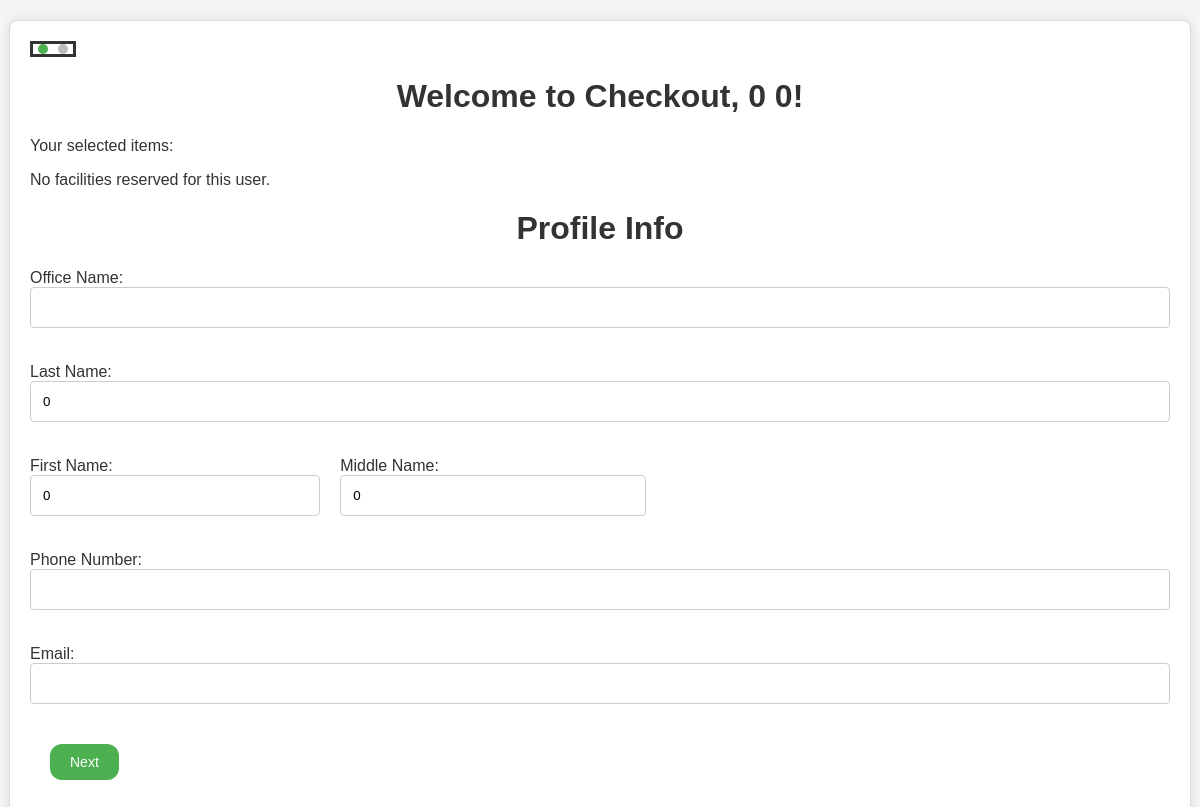
Screenshot of /user_page/checkout.php (signed in) with the database file from the repository.
### tables this page shows
CREATE TABLE `client` (
  `id` int(11) NOT NULL,
  `office_org` varchar(100) NOT NULL,
  `fname` varchar(50) NOT NULL,
  `lname` varchar(11) NOT NULL,
  `mname` varchar(11) NOT NULL,
  `email` varchar(50) NOT NULL,
  `password` varchar(11) NOT NULL,
  `contact_number` varchar(11) NOT NULL,
  `account_stat` varchar(11) NOT NULL
);

### user_page/checkout.php (the view, shortened to what this page needs)
<?php
include('../dbConnect.php');
$user_id = $_SESSION['user_id'];
$sql = "SELECT office_org, lname, fname, mname FROM client WHERE id = $user_id";
$result = $conn->query($sql);
if ($result->num_rows > 0) {
    $row = $result->fetch_assoc();
    $officeName = $row['office_org'];
    $lastName = $row['lname'];
    $firstName = $row['fname'];
    $middleName = $row['mname'];
} else {
    echo "User data not found.";
}
$selectedItems = isset($_GET['items']) ? $_GET['items'] : '';
$selectedItemsArray = explode(',', $selectedItems);
?>
<!DOCTYPE html>
<html lang="en">
<head>
</head>
<body>
    <div class="container">
        <div class="dots">
            <span class="dot dot1 active"></span>
            <span class="dot dot2"></span>
        </div>
        <div class="page page1 active">
            <div>
                <h1>Welcome to Checkout, <?php echo $firstName . ' ' . $lastName; ?>!</h1>
                <p>Your selected items:</p>
                <ul>
                <?php
foreach ($selectedItemsArray as $item) {
    $sql = "SELECT * FROM list_request WHERE id = ?";
    $stmt = $conn->prepare($sql);
    $stmt->bind_param("i", $item);
    $stmt->execute();
    $result = $stmt->get_result();
    if ($result->num_rows > 0) {
        while ($row = $result->fetch_assoc()) {
            $facility_id = $row['facility_id'];
            $equipment_id = $row['equipment_id'];
            $facility_sql = "SELECT facility_name, image_name FROM facility WHERE id = ?";
            $facility_stmt = $conn->prepare($facility_sql);
            $facility_stmt->bind_param("i", $facility_id);
            $facility_stmt->execute();
            $facility_result = $facility_stmt->get_result();
            if ($facility_result->num_rows > 0) {
                $facility_row = $facility_result->fetch_assoc();
                $facility_name = $facility_row['facility_name'];
                $facility_image_name = $facility_row['image_name'];
                $facilityImagePath = '../resources/facility_imgs/' . $facility_image_name . '.png';
                echo '<li>';
                echo '<div class="image-container">';
                echo '<div class="image" style="background-image: url(\'' . $facilityImagePath . '\');"></div>';
                echo '</div>';
                echo '<div class="name">' . $facility_name . '</div>';
                echo '</li>';
            }
            $equipment_sql = "SELECT * FROM equipment WHERE id = ?";
            $equipment_stmt = $conn->prepare($equipment_sql);
            $equipment_stmt->bind_param("i", $equipment_id);
            $equipment_stmt->execute();
            $equipment_result = $equipment_stmt->get_result();
            if ($equipment_result->num_rows > 0) {
                while ($equipment_row = $equipment_result->fetch_assoc()) {
                    $equipment_name = $equipment_row['equipment_name'];
                    $equipment_image_name = $equipment_row['image_name'];
                    $equipmentImagePath = '../resources/equipment_imgs/' . $equipment_image_name . '.png';
                    echo '<li>';
                    echo '<div class="image-container">';
                    echo '<div class="image" style="background-image: url(\'' . $equipmentImagePath . '\');"></div>';
                    echo '</div>';
                    echo '<div class="name">' . $equipment_name . '</div>';
                    echo '<div class="quantity">';
                    echo '<div class="quantity">' . $row['qty'] . '</div>';
                    echo '</div>';
                    echo '</li>';
                }
            }
            $equipment_stmt->close();
            $facility_stmt->close();
        }
    } else {
        echo "No facilities reserved for this user.";
    }
}
?>
                </ul>
            </div>
            <h1>Profile Info</h1>
            <form id="form1" action="show_result.php" method="post">
                <div class="form-group">
                    <label for="officeName">Office Name:</label>
                    <input type="text" id="officeName" name="officeName" readonly value="<?php echo $officeName; ?>">
                </div>
                <div class="form-group">
                        <label for="lastName">Last Name:</label>
                        <input type="text" id="lastName" name="lastName" readonly value="<?php echo $lastName; ?>">
                </div>
                <div class="form-group" id='surenames'>
                    <div class='fname'>
                        <label for="firstName">First Name:</label>
                        <input type="text" id="firstName" name="firstName" readonly value="<?php echo $firstName; ?>">
                    </div>
                    <div>
                        <label for="middleName">Middle Name:</label>
                        <input type="text" id="middleName" name="middleName" readonly value="<?php echo $middleName; ?>">
                    </div>
                </div>
                <div class="form-group">
                    <label for="phoneNumber">Phone Number:</label>
                    <input type="tel" id="phoneNumber" name="phoneNumber" required>
                </div>
                <div class="form-group">
                    <label for="email">Email:</label>
                    <input type="email" id="email" name="email" required>
                </div>
                <button id="nextButton1" class="btn">Next</button>
            </form>
        </div>
    </div>
</body>
</html>

### user_page/checkout.php (style rules this page uses)
body { font-family: 'Arial', sans-serif; margin: 0; padding: 0; background-color: #f4f4f4; color: #333; }
.container { margin: 20px auto; max-width: 95%; background-color: white; box-shadow: 0 0 10px rgba(0, 0, 0, 0.1); padding: 20px; border-radius: 8px; border: 1px solid #ddd; }
.dots { display: flex; margin-bottom: 20px; border: solid; width: 40px; }
.dot { display: inline-block; width: 10px; height: 10px; margin: 0 5px; background-color: #bbb; border-radius: 50%; }
.dot1.active, .dot2.active { background-color: #4CAF50; }
.page { display: none; }
.active { display: block; }
h1 { color: #333; text-align: center; }
ul { list-style: none; padding: 0; }
.form-group { margin-bottom: 20px; }
input { width: 100%; padding: 12px; box-sizing: border-box; margin-bottom: 15px; border: 1px solid #ccc; border-radius: 4px; transition: border-color 0.3s; }
.btn { background-color: #4CAF50; color: #fff; border: none; border-radius: 12px; cursor: pointer; font-size: 14px; padding: 10px 20px; transition: background-color 0.3s; margin-left: 20px; margin-top: 5px; }
#surenames { display: flex; }
.fname { margin-right: 20px; }

### rows the page displays
client: fname "0", lname "0", lastName "0", firstName "0", middleName "0"
